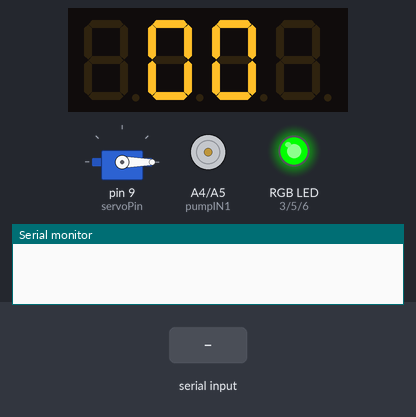
Recording of a sketch running on a simulated Arduino Uno, built with avr-gcc and run on an emulated ATmega328P. On the bench: 4-digit seven-segment display, servo, motor-driver pin pairs drawn as motors (green arrow = first pin HIGH = forward, orange = second pin HIGH = backward, longer = more drive, scaled by the enable pin), an RGB LED mixed from three pins (HIGH = lit), the last lines printed to the serial monitor. Wiring (inferred from the names in the program): 4-digit 7-segment display, segments lit when LOW: segments pin 2, pin 4, pin 7, pin 8, pin 11, pin 12, pin 13; digit selects A0, A1, A2, A3. The inputs (shaded band) are chosen by the test bench. EEPROM starts erased; the segment pins are drawn as the display they are named for; pins used as bus, display or sensor lines are not drawn.

Above: at 1.2 s.
1.3 s: "90,45\n" received over Serial
At 2.5 s:
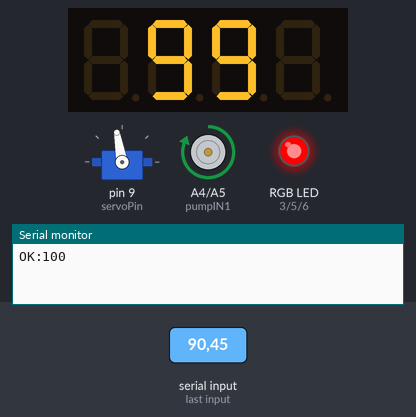
2.8 s: "90\n" received over Serial
At 3.7 s:
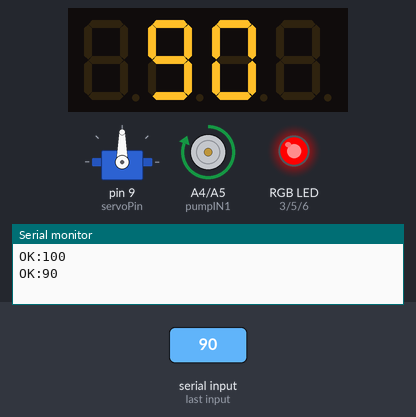
Timing chart, 0 to 5.8 s (numbered marks = the images above; inputs shaded):
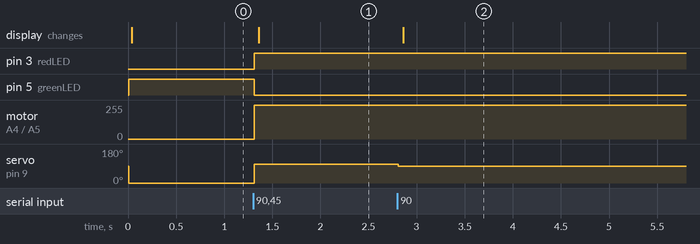

Measured:
- after the input at 1.3 s, pin 3 (redLED): LOW → HIGH at once; pin 5 (greenLED): HIGH → LOW at once; motor on A4 (pumpIN1) / A5 (pumpIN2): stopped → forward 255/255 at once; servo on pin 9 (servoPin): 0° → 100° at once; the display: changes after 0.06 s (image 1)
- after the input at 2.8 s, servo on pin 9 (servoPin): 100° → 90° at once; the display: changes after 0.06 s (image 2)

The sketch:

plant_monitor.ino
```cpp
/*
 * Plant Infection Monitor - Arduino UNO
 *
 * Receives the infection percentage (0-100) from the Python dashboard over
 * USB serial as a newline-terminated integer (e.g. "72\n"), then drives the
 * 7-segment display, RGB LED, servo valve and L298N pump.
 *
 * Upload this sketch ONCE. After that Python sends new values live over serial.
 * Do NOT keep the Arduino IDE Serial Monitor open while Python uses the port.
 *
 * Serial protocol:
 *   PC -> Arduino : "<int>\n"      e.g. "72\n"
 *   Arduino -> PC : "OK:<int>\n"   e.g. "OK:72\n"
 */

#include <Servo.h>
#include <EEPROM.h>

Servo valveServo;

/* -------- Segment & Digit Pins -------- */
int segPins[7]   = {2, 4, 7, 8, 11, 12, 13};
int digitPins[4] = {A0, A1, A2, A3};

/* -------- RGB LED Pins -------- */
int redLED   = 3;
int greenLED = 5;
int blueLED  = 6;

/* -------- Servo -------- */
int servoPin = 9;

/* -------- L298N Pump Pins (UNO Correct) -------- */
int pumpENA = 10;   // Enable (PWM)
int pumpIN1 = A4;   // Direction
int pumpIN2 = A5;   // Direction

/* -------- EEPROM -------- */
const int EEPROM_ADDR = 0;   // where the last infection value is stored

/* -------- Display patterns (LOW = ON) -------- */
byte numbers[10][7] = {
  {0,0,0,0,0,0,1}, // 0
  {1,0,0,1,1,1,1}, // 1
  {0,0,1,0,0,1,0}, // 2
  {0,0,0,0,1,1,0}, // 3
  {1,0,0,1,1,0,0}, // 4
  {0,1,0,0,1,0,0}, // 5
  {0,1,0,0,0,0,0}, // 6
  {0,0,0,1,1,1,1}, // 7
  {0,0,0,0,0,0,0}, // 8
  {0,0,0,0,1,0,0}  // 9
};

/* -------- Infection Percentage --------
 * Live value, updated over serial. Starts from the last saved EEPROM value
 * on reset (or 0 if EEPROM has never been written).
 */
int infection = 0;

/* -------- Serial parsing state (non-blocking) -------- */
long  rxValue   = 0;      // accumulated incoming number
bool  rxHasDigit = false; // have we seen at least one digit?

/* -------- Display ONE digit -------- */
void showDigit(int digitIndex, int number) {

  // Turn OFF all digits
  for (int i = 0; i < 4; i++)
    digitalWrite(digitPins[i], LOW);

  // Set segments (LOW = ON)
  for (int s = 0; s < 7; s++)
    digitalWrite(segPins[s], numbers[number][s]);

  // Enable selected digit
  digitalWrite(digitPins[digitIndex], HIGH);
}

/* -------- Apply a new infection value -------- */
void setInfection(int value) {
  if (value < 0)   value = 0;
  if (value > 100) value = 100;
  infection = value;

  // Persist only when changed (EEPROM.update avoids needless write wear).
  EEPROM.update(EEPROM_ADDR, (byte)infection);

  // Acknowledge back to Python.
  Serial.print("OK:");
  Serial.println(infection);
}

/* -------- Non-blocking serial reader --------
 * Reads whatever bytes are available this loop pass. Builds up an integer and
 * commits it when a newline (or carriage return) arrives.
 */
void readSerial() {
  while (Serial.available() > 0) {
    char c = Serial.read();

    if (c >= '0' && c <= '9') {
      rxValue = rxValue * 10 + (c - '0');
      if (rxValue > 100000) rxValue = 100000;  // overflow guard
      rxHasDigit = true;
    }
    else if (c == '\n' || c == '\r') {
      if (rxHasDigit) {
        setInfection((int)rxValue);
      }
      rxValue = 0;
      rxHasDigit = false;
    }
    // any other character is ignored
  }
}

void setup() {

  /* ---- Serial ---- */
  Serial.begin(115200);

  /* ---- Pin modes FIRST ---- */
  for (int i = 0; i < 7; i++) pinMode(segPins[i], OUTPUT);
  for (int i = 0; i < 4; i++) pinMode(digitPins[i], OUTPUT);

  pinMode(redLED, OUTPUT);
  pinMode(greenLED, OUTPUT);
  pinMode(blueLED, OUTPUT);

  pinMode(pumpENA, OUTPUT);
  pinMode(pumpIN1, OUTPUT);
  pinMode(pumpIN2, OUTPUT);

  /* ---- Servo ---- */
  valveServo.attach(servoPin);

  /* ---- Enable L298N Motor Channel ---- */
  analogWrite(pumpENA, 255);   // FULL enable, independent of jumper

  /* ---- Pump OFF initially ---- */
  digitalWrite(pumpIN1, LOW);
  digitalWrite(pumpIN2, LOW);

  /* ---- Restore last infection value from EEPROM ---- */
  byte stored = EEPROM.read(EEPROM_ADDR);
  if (stored <= 100) {
    infection = stored;           // valid saved value
  } else {
    infection = 0;                // fresh/uninitialised EEPROM (reads 255)
  }
}

void loop() {

  /* -------- Check for a new value from Python (non-blocking) -------- */
  readSerial();

  /* -------- Split infection % (display capped at 99 on 2 digits) -------- */
  int displayValue = (infection > 99) ? 99 : infection;
  int tens = (displayValue / 10) % 10;
  int ones = displayValue % 10;

  /* -------- Display multiplexing -------- */
  showDigit(1, tens);
  delay(3);
  showDigit(2, ones);
  delay(3);

  /* -------- PROPORTIONAL SERVO CONTROL -------- */
  int servoAngle = map(infection, 0, 100, 0, 100);
  valveServo.write(servoAngle);

  /* -------- RGB indication -------- */
  if (infection <= 30) {            // Green: 0-30
    digitalWrite(greenLED, HIGH);
    digitalWrite(redLED, LOW);
    digitalWrite(blueLED, LOW);
  }
  else if (infection <= 60) {       // Yellow: 31-60
    digitalWrite(greenLED, HIGH);
    digitalWrite(redLED, HIGH);
    digitalWrite(blueLED, LOW);
  }
  else {                            // Red: 61-100
    digitalWrite(greenLED, LOW);
    digitalWrite(redLED, HIGH);
    digitalWrite(blueLED, LOW);
  }

  /* -------- PUMP CONTROL (L298N) -------- */
  if (infection > 5) {
    digitalWrite(pumpIN1, HIGH);
    digitalWrite(pumpIN2, LOW);   // Pump ON
  } else {
    digitalWrite(pumpIN1, LOW);
    digitalWrite(pumpIN2, LOW);   // Pump OFF
  }
}
```
